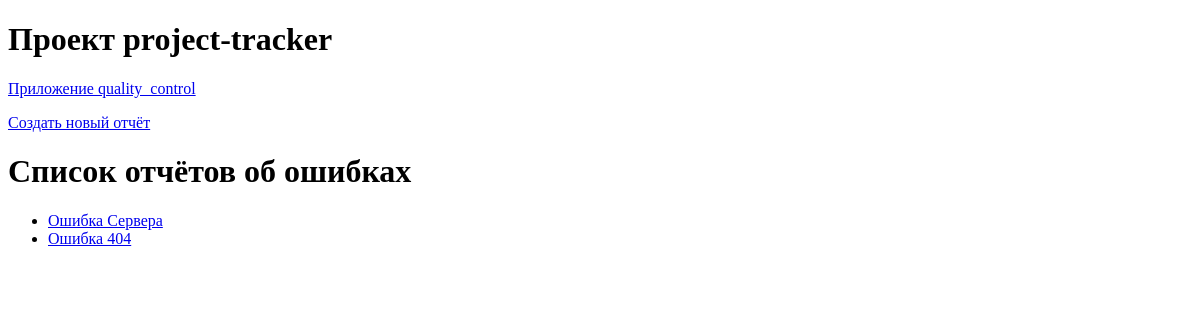
/bugs/, run on an earlier commit of the app's database.
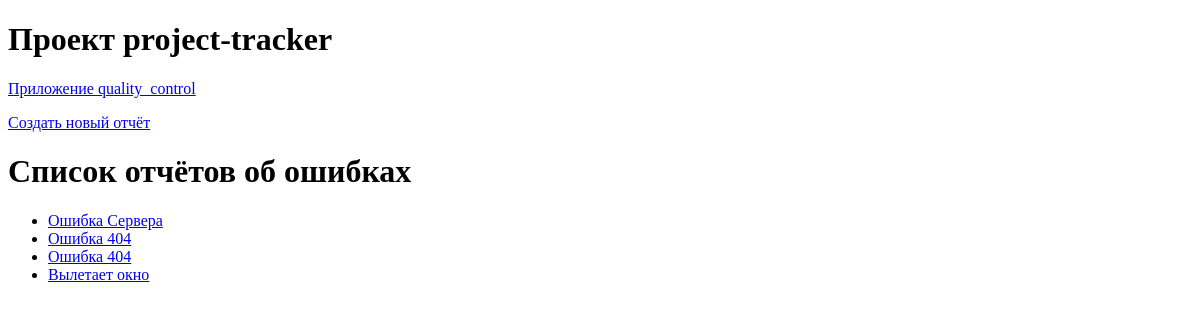
And on a later commit of the database.
### quality_control/models.py (models this page shows)
class BugReport(models.Model):
    STATUS_CHOICES = [('Новая', 'New'), ('В работе', 'In work'), ('Завершена', 'Finished'),]
    PRIORITY_CHOICES = [(1, 1), (2, 2), (3, 3), (4, 4), (5, 5)]
    title = models.CharField(max_length=100)
    description = models.TextField()
    project = models.ForeignKey(Project, related_name='BugReport', on_delete=models.CASCADE)
    task = models.ForeignKey(Task, related_name='BugReport', on_delete=models.SET_NULL, null=True, blank=True )
    status = models.CharField(max_length=50, choices=STATUS_CHOICES, default='Новая')
    priority = models.IntegerField(choices=PRIORITY_CHOICES, default=1)
    created_at = models.DateTimeField(auto_now_add=True)
    update_at = models.DateTimeField(auto_now=True)

### quality_control/views.py (the view)
# urls.py: path('bugs/', views.bug_list, name='bug_list'),
def bug_list(request):
    bugs = BugReport.objects.all()
    return render(request, 'quality_control/bug_list.html', {'bugs': bugs})

### quality_control/templates/quality_control/bug_list.html
{% extends 'base.html' %}
{% block content %}
<p><a href="{% url 'quality_control:create_BugReport' %}">Создать новый отчёт</a></p>
<h1> Список отчётов об ошибках </h1>
<ul>
    {% for bug in bugs %}
    <li><a href="{% url 'quality_control:bug_detail' bug.id %}">{{ bug.title }}</a></li>
    {% endfor %}
</ul>
{% endblock %}

What changed in the data, as far as the page shows it:
added BugReport: title "Ошибка 404"
added BugReport: title "Вылетает окно"
